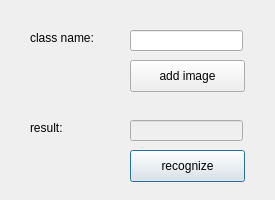
<?xml version="1.0" encoding="UTF-8"?>
<ui version="4.0">
 <class>dlgRecognition</class>
 <widget class="QDialog" name="dlgRecognition">
  <property name="geometry">
   <rect>
    <x>0</x>
    <y>0</y>
    <width>275</width>
    <height>200</height>
   </rect>
  </property>
  <property name="minimumSize">
   <size>
    <width>275</width>
    <height>200</height>
   </size>
  </property>
  <property name="windowTitle">
   <string>Recognition</string>
  </property>
  <widget class="QPushButton" name="btnAdd">
   <property name="geometry">
    <rect>
     <x>130</x>
     <y>60</y>
     <width>115</width>
     <height>32</height>
    </rect>
   </property>
   <property name="text">
    <string>add image</string>
   </property>
   <property name="autoDefault">
    <bool>false</bool>
   </property>
   <property name="default">
    <bool>false</bool>
   </property>
   <property name="flat">
    <bool>false</bool>
   </property>
  </widget>
  <widget class="QLineEdit" name="txtClassName">
   <property name="geometry">
    <rect>
     <x>130</x>
     <y>30</y>
     <width>113</width>
     <height>21</height>
    </rect>
   </property>
  </widget>
  <widget class="QLabel" name="lblClassName">
   <property name="geometry">
    <rect>
     <x>30</x>
     <y>30</y>
     <width>81</width>
     <height>16</height>
    </rect>
   </property>
   <property name="lineWidth">
    <number>1</number>
   </property>
   <property name="text">
    <string>class name:</string>
   </property>
  </widget>
  <widget class="QPushButton" name="btnRecognize">
   <property name="geometry">
    <rect>
     <x>130</x>
     <y>150</y>
     <width>115</width>
     <height>32</height>
    </rect>
   </property>
   <property name="text">
    <string>recognize</string>
   </property>
   <property name="autoDefault">
    <bool>true</bool>
   </property>
   <property name="default">
    <bool>true</bool>
   </property>
  </widget>
  <widget class="QLabel" name="lblResult">
   <property name="geometry">
    <rect>
     <x>30</x>
     <y>120</y>
     <width>51</width>
     <height>16</height>
    </rect>
   </property>
   <property name="lineWidth">
    <number>1</number>
   </property>
   <property name="text">
    <string>result:</string>
   </property>
  </widget>
  <widget class="QLineEdit" name="txtResult">
   <property name="enabled">
    <bool>false</bool>
   </property>
   <property name="geometry">
    <rect>
     <x>130</x>
     <y>120</y>
     <width>113</width>
     <height>21</height>
    </rect>
   </property>
  </widget>
 </widget>
 <resources/>
 <connections/>
</ui>
